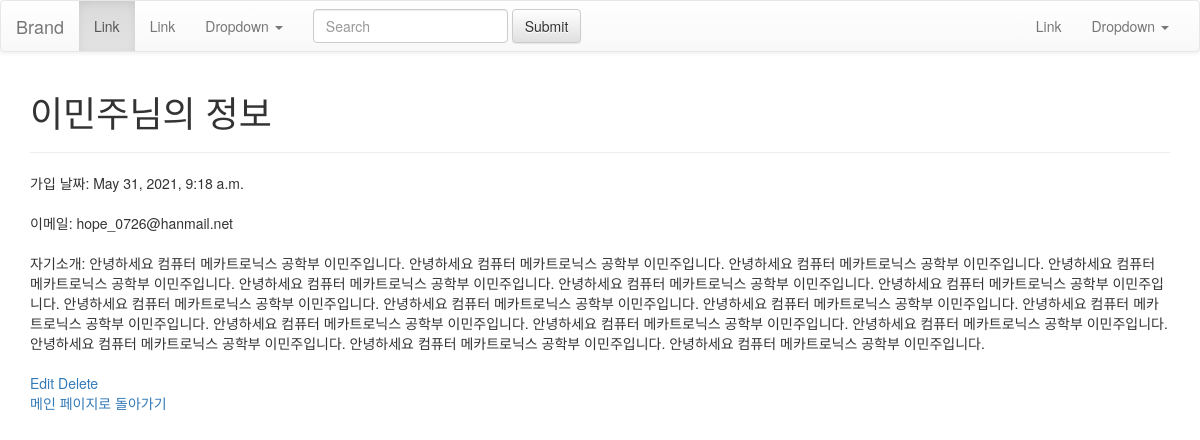
Screenshot of //1 with the database file from the repository.
### signup/models.py (models this page shows, shortened)
class Signup(models.Model):
    name = models.CharField(max_length=100)
    age = models.IntegerField()
    pub_date = models.DateTimeField()
    email = models.EmailField(max_length=100)
    introduce = models.TextField()
    image = models.ImageField(upload_to='images/', default='')

### signup/views.py (the view)
# urls.py: path('<int:id>', views.detail, name="detail"),
def detail(request, id):
    signup = get_object_or_404(Signup, pk=id)
    return render(request, "detail.html", {'signup':signup})

### signup/templates/detail.html (shortened to what this page needs)
{% extends 'base.html' %}
{% block contents %}
<!DOCTYPE html>
<html lang="en">
<head>
</head>
<body>
    <div class="container">
        <h1>{{signup.name}}님의 정보</h1><hr>
        가입 날짜: {{signup.pub_date}} <br><br>
        이메일: {{signup.email}} <br><br>
        자기소개: {{signup.introduce}}<br><br>
        <a href="{% url 'edit' signup.id %}">Edit</a>
        <a href="{% url 'delete' signup.id %}">Delete</a><br>
        <a href="{% url 'home' %}">메인 페이지로 돌아가기</a>
    </div>
</body>
</html>
{% endblock %}

### rows the page displays
Signup: name "이민주", pub_date "May 31, 2021, 9:18 a.m.", email "hope_0726@hanmail.net", introduce "안녕하세요 컴퓨터 메카트로닉스 공학부 이민주입니다. 안녕하세요 컴퓨터 메카트로닉스 공학부 이민주입니다. 안녕하세요 컴퓨터 메카트로닉스 공학부 이민주입니다. 안녕하세요 컴퓨터 메카트로닉스 공학부 이민주입니다. 안녕하세요 컴퓨터 메카트로닉스 공학부 이민주입니다. 안녕하세요 컴퓨터 메카트로닉스 공학부 이민주입니다. 안녕하세요 컴퓨터 메카트로닉스 공학부 이민주입니다. 안녕하세요 컴퓨터 메카트로닉스 공학부 이민주입니다. 안녕하세요 컴퓨터 메카트로닉스 공학부 이민주입니다. 안녕하세요 컴퓨터 메카트로닉스 공학부 이민주입니다. 안녕하세요 컴퓨터 메카트로닉스 공학부 이민주입니다. 안녕하세요 컴퓨터 메카트로닉스 공학부 이민주입니다. 안녕하세요 컴퓨터 메카트로닉스 공학부 이민주입니다. 안녕하세요 컴퓨터 메카트로닉스 공학부 이민주입니다. 안녕하세요 컴퓨터 메카트로닉스 공학부 이민주입니다. 안녕하세요 컴퓨터 메카트로닉스 공학부 이민주입니다. 안녕하세요 컴퓨터 메카트로닉스 공학부 이민주입니다."
